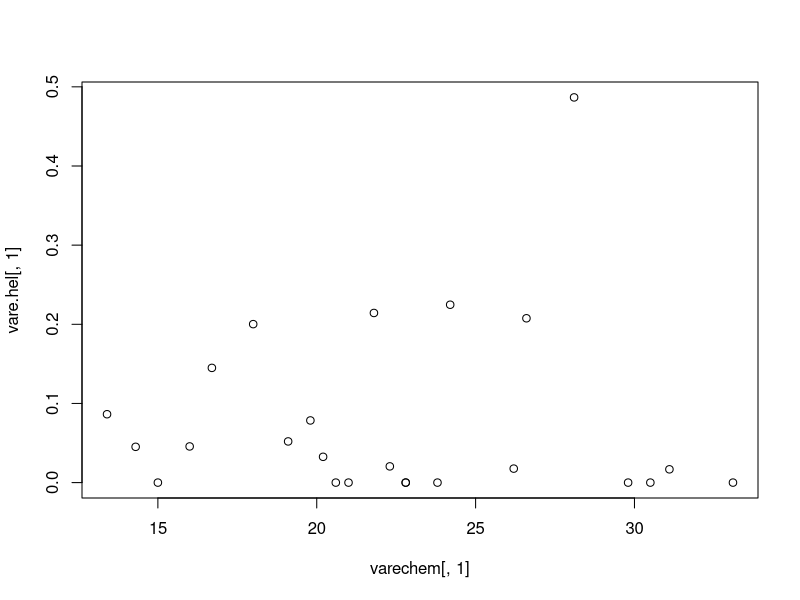
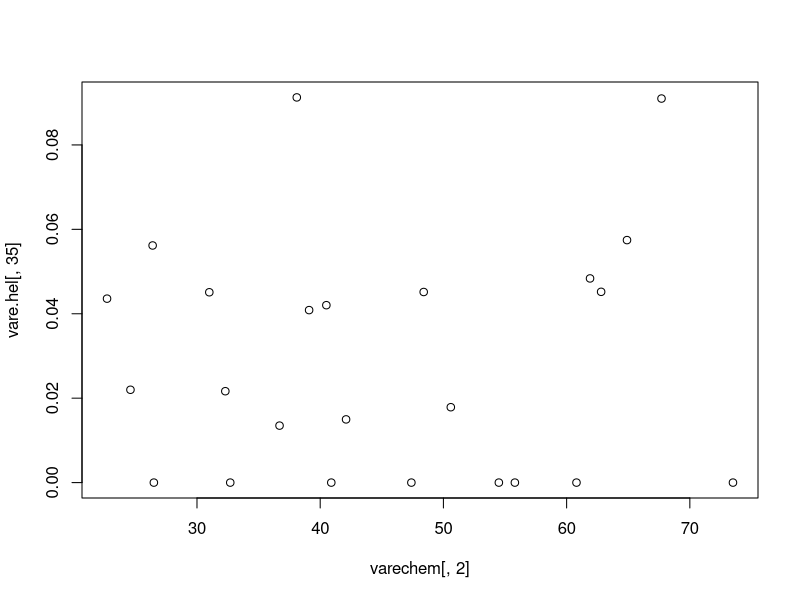
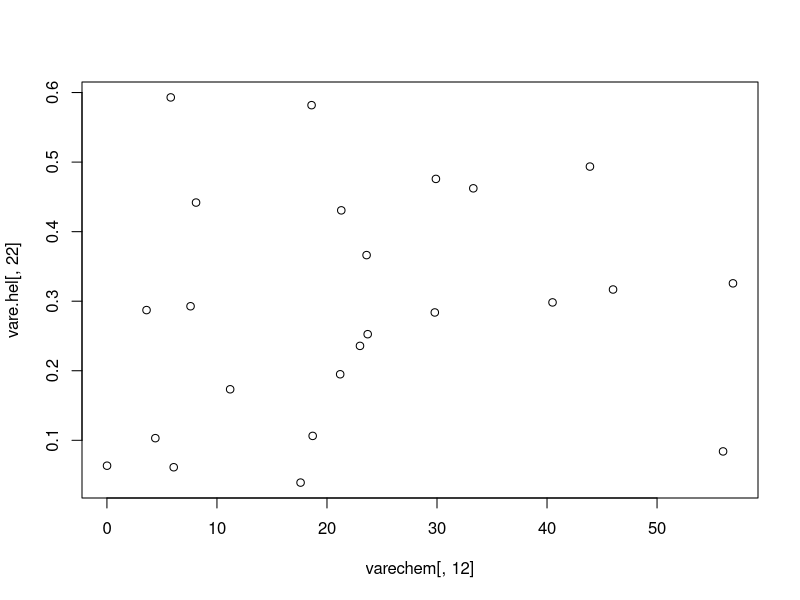
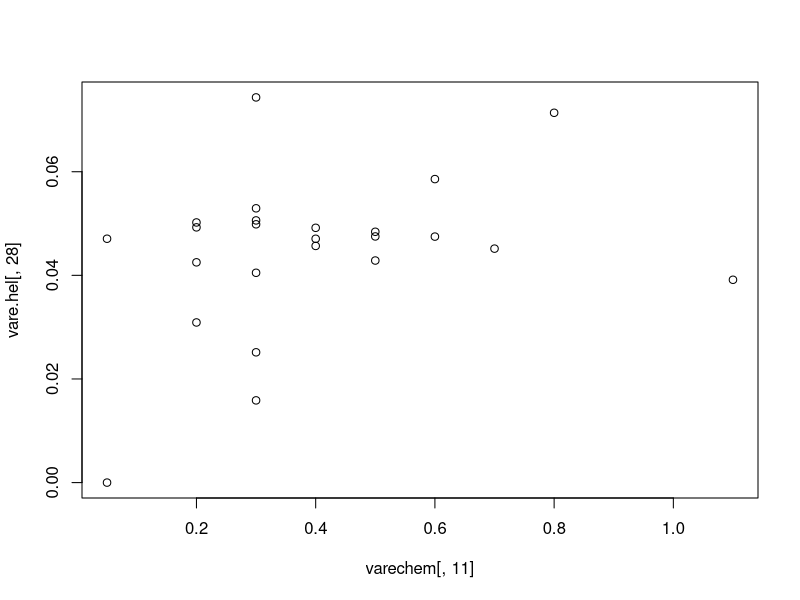
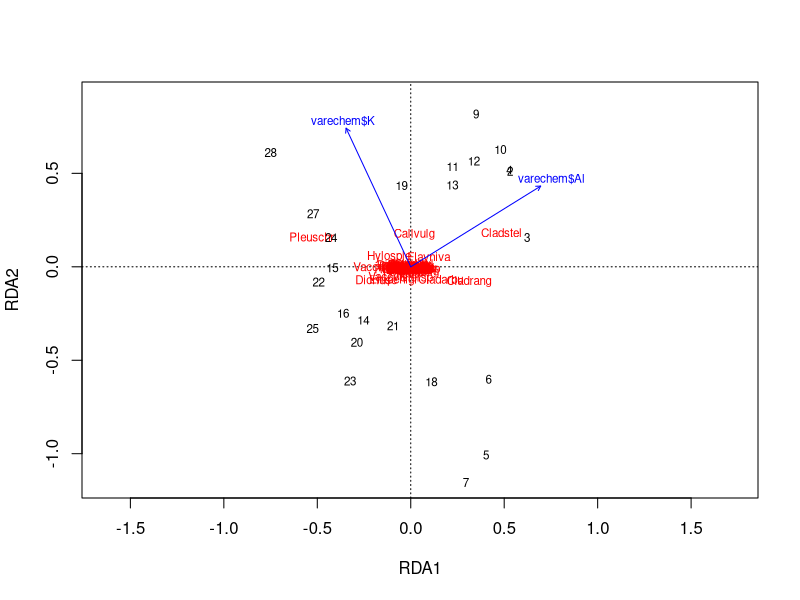

Write the R code that produced these figures, in order.
rm(list = ls())

# Procedimentos para calcular a RDA no programa R

require(vegan) # Carregar o pacote 'vegan'
data(varespec) # Conjunto de dados (matriz) que consiste na
# estimativa da cobertura de 44 espécies de sub-bosque
data(varechem) # Conjunto de dados (matriz) que consiste nas
# características de solo dos mesmos sítios amostrais do 'varespec'
help(decostand) # Página de ajuda para a função 'decostand'

vare.hel <- decostand(varespec, method = "hellinger") # Padronização
# da matriz resposta pela transformação de Hellinger (definido
# no argumento 'method')

# Alguns dos gráficos de dispersão para avaliar linearidade
# (ausência de relação unimodal):

plot(varechem[,1], vare.hel[,1]) # No primeiro argumento está a
# variável que estará no eixo X (preditora) e o segundo a que
# estará no eixo Y (resposta). '[,1]'= indica a coluna 1 do
# objeto à esquerda do '['; '[,2]' = coluna 2, etc.
plot(varechem[,2], vare.hel[,35])
plot(varechem[,12], vare.hel[,22])
plot(varechem[,11], vare.hel[,28])

# RDA básica (inclui todas as variáveis preditoras) e seleção
# de variáveis (seleção do melhor modelo de RDA):
help(rda) # Página de ajuda para a função 'rda'

rda.ex0 <- rda(vare.hel ~ 1, varechem) # Modelo de RDA somente com o
# intercepto, isto é, modelo sem nenhuma variável preditora.

rda.ex1 <- rda(vare.hel ~ ., varechem) # Modelo de RDA com
# todas as variáveis preditoras (RDA básica)

help(ordistep) # Página de ajuda para a função 'ordistep'
selecao.modelos <- ordistep(rda.ex0, scope = formula(rda.ex1),
                            direction = "both", pstep = 1000)
# Seleção de variáveis para serem #incluídas no modelo final da RDA
selecao.modelos # Mostra o modelo final escolhido

rda.final <- rda(vare.hel ~ varechem$Al + varechem$K) # A seleção de
# modelos indicou somente a inclusão das variáveis 'Al' e 'K'

vif.cca(rda.final) # teste de multicolinearidade
permutest(rda.final, permutations = 999) # função para testar a
# significância global da analise
anova.cca(rda.final, by = "axis") # função para testar a
# significância dos eixos
RsquareAdj(rda.final) # função que retorna o R² e R² ajustado
plot(rda.final)
scores(rda.final) # extrair os escores das espécies e amostras 
